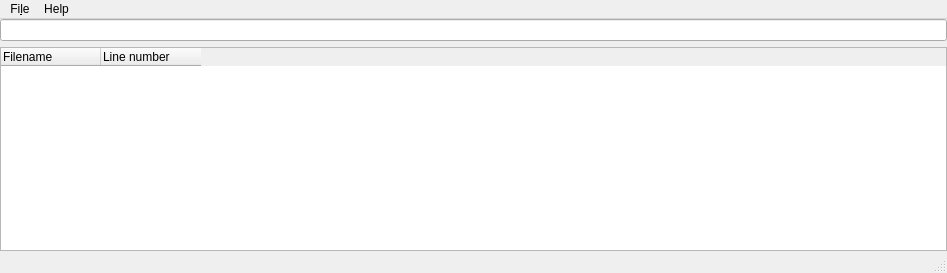
<?xml version="1.0" encoding="UTF-8"?>
<ui version="4.0">
 <class>MainWindow</class>
 <widget class="QMainWindow" name="MainWindow">
  <property name="geometry">
   <rect>
    <x>0</x>
    <y>0</y>
    <width>947</width>
    <height>273</height>
   </rect>
  </property>
  <property name="windowTitle">
   <string>MainWindow</string>
  </property>
  <widget class="QWidget" name="centralWidget">
   <layout class="QVBoxLayout" name="horizontalLayout">
    <property name="leftMargin">
     <number>0</number>
    </property>
    <property name="topMargin">
     <number>0</number>
    </property>
    <property name="rightMargin">
     <number>0</number>
    </property>
    <property name="bottomMargin">
     <number>0</number>
    </property>
    <item>
     <widget class="QLineEdit" name="lineEdit">
      <property name="maximumSize">
       <size>
        <width>947</width>
        <height>25</height>
       </size>
      </property>
      <property name="inputMask">
       <string/>
      </property>
      <property name="text">
       <string comment="2" extracomment="one"/>
      </property>
      <property name="dragEnabled">
       <bool>false</bool>
      </property>
      <property name="placeholderText">
       <string comment="two" extracomment="three"/>
      </property>
     </widget>
    </item>
    <item>
     <widget class="QTreeWidget" name="treeWidget">
      <attribute name="headerMinimumSectionSize">
       <number>100</number>
      </attribute>
      <attribute name="headerStretchLastSection">
       <bool>false</bool>
      </attribute>
      <column>
       <property name="text">
        <string>Filename</string>
       </property>
      </column>
      <column>
       <property name="text">
        <string>Line number</string>
       </property>
      </column>
     </widget>
    </item>
   </layout>
  </widget>
  <widget class="QMenuBar" name="menuBar">
   <property name="geometry">
    <rect>
     <x>0</x>
     <y>0</y>
     <width>947</width>
     <height>31</height>
    </rect>
   </property>
   <widget class="QMenu" name="menuFile">
    <property name="title">
     <string>Fi&amp;le</string>
    </property>
    <addaction name="actionScan_Directory"/>
    <addaction name="actionDelete"/>
    <addaction name="separator"/>
    <addaction name="actionExit"/>
   </widget>
   <widget class="QMenu" name="menuHelp">
    <property name="title">
     <string>Help</string>
    </property>
    <addaction name="actionAbout"/>
   </widget>
   <addaction name="menuFile"/>
   <addaction name="menuHelp"/>
  </widget>
  <widget class="QStatusBar" name="statusBar"/>
  <action name="actionScan_Directory">
   <property name="text">
    <string>&amp;Scan Directory...</string>
   </property>
  </action>
  <action name="actionExit">
   <property name="text">
    <string>&amp;Exit</string>
   </property>
  </action>
  <action name="actionAbout">
   <property name="text">
    <string>About</string>
   </property>
  </action>
  <action name="actionDelete">
   <property name="text">
    <string>&amp;Delete Selected Files...</string>
   </property>
  </action>
 </widget>
 <layoutdefault spacing="6" margin="11"/>
 <resources/>
 <connections/>
</ui>
